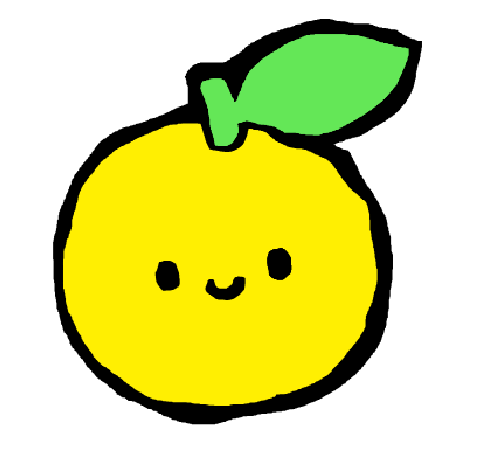
#> input picture logo/source.png, 478 x 464 px
$ python clean.py
#> lines starting #> are read from the running program, lines starting #| are printed output that depends on the picture
"""Clean the generated logo: transparent background, square crop, and lemon + golden variants.
Usage: python yuja/logo/clean.py   (reads source.png, writes logo_lemon.png / logo_golden.png next to it)"""
from collections import deque
from pathlib import Path
from PIL import Image

HERE = Path(__file__).parent
GOLDEN = (255, 194, 26)          # Yuja's --y-new token
WARM = (255, 220, 10)            # between the drawing's lemon yellow and GOLDEN
LEAF, GRASS = (100, 231, 87), (92, 201, 59)   # the drawing's leaf green -> warmer grass green

def transparent(im):
    """Flood the near-white background from the edges; anti-aliased outline pixels become black with partial alpha."""
    im = im.convert("RGBA")
    w, h = im.size
    px = im.load()
    light = lambda p: min(p[:3]) > 200
    seen, q = set(), deque((x, y) for x in range(w) for y in (0, h - 1)) + deque((x, y) for y in range(h) for x in (0, w - 1))
    while q:
        x, y = q.popleft()
        if (x, y) in seen or not (0 <= x < w and 0 <= y < h):
            continue
        seen.add((x, y))
        r, g, b, a = px[x, y]
        if light(px[x, y]):
            px[x, y] = (0, 0, 0, 0)
            q.extend(((x + 1, y), (x - 1, y), (x, y + 1), (x, y - 1)))
        elif max(r, g, b) - min(r, g, b) < 40:            # gray edge between outline and background
            px[x, y] = (0, 0, 0, 255 - min(r, g, b))
    return im

def square(im, fill=0.92):
    """Crop to the drawing and center it in a square so it fills ~92% of the side."""
    im = im.crop(im.getbbox())
    side = round(max(im.size) / fill)
    out = Image.new("RGBA", (side, side), (0, 0, 0, 0))
    out.alpha_composite(im, ((side - im.width) // 2, (side - im.height) // 2))
    return out

def recolor(im, target):
    """Swap the yellow (and its blends with the black outline) for target; green and black stay."""
    im = im.copy()
    px = im.load()
    for y in range(im.height):
        for x in range(im.width):
            r, g, b, a = px[x, y]
            if a and b < 80 and r > 30 and r >= 0.85 * g:   # yellow-ish (green has r well below g)
                k = (r + g) / (255 + 239)
                px[x, y] = (*(round(k * c) for c in target), a)
    return im

def bumpy(im, amp=0.010, seed=3):
    """Lumpy yuja peel: push the fruit's edge (fill + outline together) in and out around the circle.
    The top arc, where the stem and leaf sit, stays as drawn; the face is well inside and untouched."""
    import math, random
    im = im.copy()
    px, w = im.load(), im.width
    yellow = lambda p: p[3] > 200 and p[2] < 80 and p[0] > 200 and p[1] > 150
    pts = [(x, y) for y in range(w) for x in range(w) if yellow(px[x, y])]
    cx, cy = sum(p[0] for p in pts) / len(pts), sum(p[1] for p in pts) / len(pts)
    N = 720
    ang = lambda x, y: (math.degrees(math.atan2(x - cx, cy - y)) % 360)          # 0 = up, clockwise
    inner, outer = [0.0] * N, [0.0] * N                 # fill radius and outline radius per angle
    for y in range(w):
        for x in range(w):
            p = px[x, y]
            if p[3] < 128 or (p[1] > p[0] + 40):        # transparent or leaf/stem green
                continue
            i, r = int(ang(x, y) * N / 360) % N, math.hypot(x - cx, y - cy)
            outer[i] = max(outer[i], r)
            if yellow(p):
                inner[i] = max(inner[i], r)
    med = lambda a, i: sorted(a[(i + k) % N] for k in range(-4, 5))[4]       # smooth out ragged bins
    inner, outer = [med(inner, i) for i in range(N)], [med(outer, i) for i in range(N)]
    rnd = random.Random(seed)
    lumps = [(k, rnd.uniform(0, 2 * math.pi), wgt) for k, wgt in ((9, .5), (13, .3), (21, .2))]
    def bump(deg):
        if deg < 55 or deg > 320:                       # protected arc: stem + leaf (top to upper right)
            return 0.0
        fade = min(1.0, (deg - 55) / 25, (320 - deg) / 25)
        t = math.radians(deg)
        return fade * amp * w * sum(wgt * math.sin(k * t + ph) for k, ph, wgt in lumps)
    for y in range(w):
        for x in range(w):
            deg = ang(x, y)
            b = bump(deg)
            if not b:
                continue
            i, r = int(deg * N / 360) % N, math.hypot(x - cx, y - cy)
            R, O = inner[i], outer[i]
            if r < R + b and r > R - abs(b) - 2:
                px[x, y] = (255, 239, 2, 255)
            elif R + b <= r < O + b and r > R - abs(b) - 2:
                px[x, y] = (0, 0, 0, 255)
            elif r >= O + b and r < O + abs(b) + 4:
                px[x, y] = (0, 0, 0, 0)
    return im

base = square(transparent(Image.open(HERE / "source.png")))
#> in transparent, im is the input picture: PIL image 478x464 RGBA; mean R, G, B, A 218.4, 221.9, 139.7, 255
#> after the loop in transparent, `while q:`: seen = 116919 items
#> in square, `im = im.crop(im.getbbox())`:
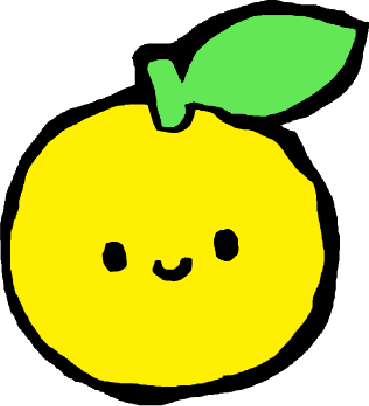
#> im: PIL image 369x406 RGBA; mean R, G, B, A 125.8, 131, 9.3, 179.9; transparent parts drawn white
#> in square, `out = Image.new("RGBA", (side, side), (0, 0, 0, 0))`: out: PIL image 441x441 RGBA; every value is 0
#> in square, `out.alpha_composite(im, ((side - im.width) // 2, (side - im.height) //..`:
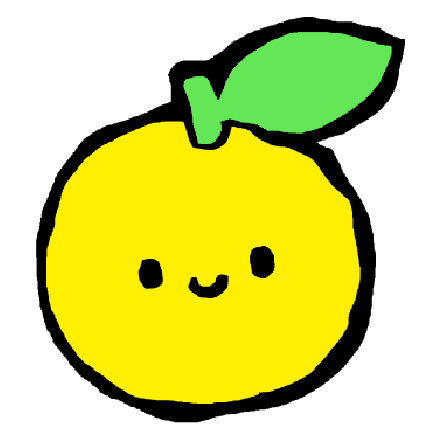
#> out: PIL image 441x441 RGBA; mean R, G, B, A 96.9, 100.9, 7.2, 138.6; transparent parts drawn white
def releaf(im, target):
    """Swap the leaf/stem green (and its blends with the outline) for target."""
    im = im.copy()
    px = im.load()
    for y in range(im.height):
        for x in range(im.width):
            r, g, b, a = px[x, y]
            if a and g > r + 40:
                px[x, y] = (*(min(255, round(g / LEAF[1] * c)) for c in target), a)
    return im

releaf(recolor(bumpy(base), WARM), GRASS).save(HERE / "logo_warm.png")
#> in bumpy, `px, w = im.load(), im.width`: w = 441
#> in bumpy, `pts = [(x, y) for y in range(w) for x in range(w) if yellow(px[x, y])]`: pts = 67793 items
#> in bumpy, `cx, cy = sum(p[0] for p in pts) / len(pts), sum(p[1] for p in pts) / l..`: cx = 200.5; cy = 264.8
#> after the loop in bumpy, `for y in range(w):`: inner = 720 values, max 161.1 at index 132, min 114.8 at index 1, mean 148.2; outer = 720 values, max 303.9 at index 84, min 150.4 at index 340, mean 180.2
#> in bumpy, `inner, outer = [med(inner, i) for i in range(N)], [med(outer, i) for i..`: inner = 720 values, max 160.5 at index 133, min 114.9 at index 1, mean 148.2; outer = 720 values, max 300.8 at index 81, min 151.1 at index 339, mean 180.2
#> the loop in bumpy, `for y in range(w):` made 441 passes
#> in recolor, `im = im.copy()`:
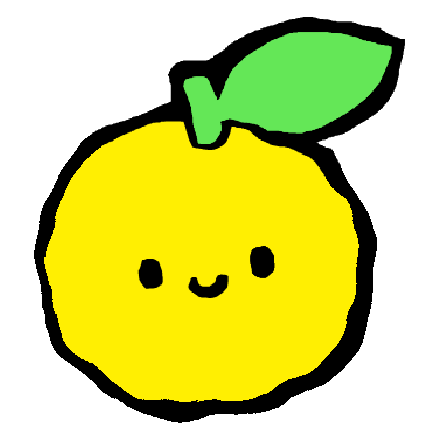
#> im: PIL image 441x441 RGBA; mean R, G, B, A 96.1, 100.3, 7.1, 138.3; transparent parts drawn white
base.save(HERE / "logo_lemon.png")
recolor(base, GOLDEN).save(HERE / "logo_golden.png")
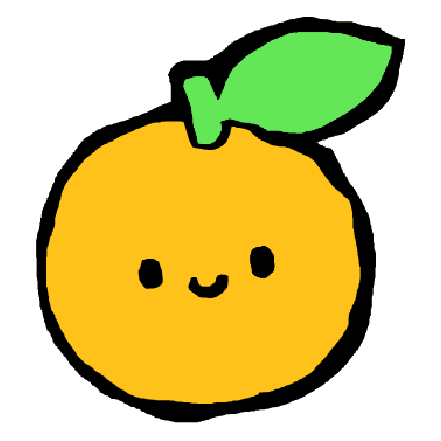
#> saved as logo_golden.png: PIL image 441x441 RGBA; mean R, G, B, A 96.9, 85.2, 15.6, 138.6; transparent parts drawn white
print(base.size)
#| (441, 441)
